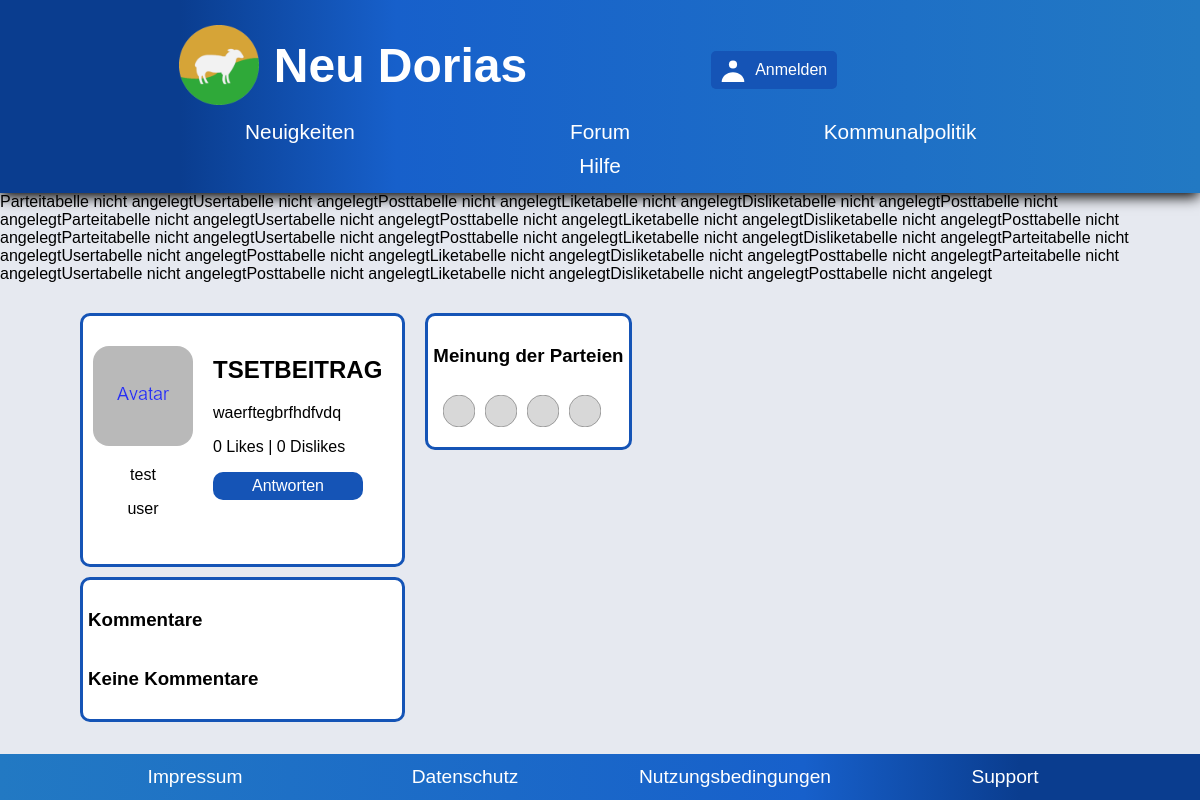
The app's page /sites/forum/postView/postView.php?id=p_647f55e5bfcec6.41445790 with its own data.
### tables this page shows
CREATE TABLE User (
    		uuid VARCHAR(255) PRIMARY KEY,
    		email VARCHAR(255) UNIQUE,
    		password VARCHAR,
    		avatar VARCHAR,
    		firstName VARCHAR(255),
    		lastName VARCHAR(255),
    		party VARCHAR(255),
    		registrationCode VARCHAR(255),
    		FOREIGN KEY (party) REFERENCES Party(name)
		);

CREATE TABLE Post (
    		uuid VARCHAR(255) PRIMARY KEY,
    		title VARCHAR,
    		text VARCHAR,
    		date DATE DEFAULT CURRENT_DATE,
    		author VARCHAR,
    		category VARCHAR,
    		CONSTRAINT FK_User FOREIGN KEY (author) REFERENCES User(uuid)
		);

### sites/user/DBUserDAO.php (called while the page is built, shortened)
<?php
include_once "../../SQLHelper.php";
class DBUserDAO implements UserDAO {
	private $db;
	public function __construct() {
		$user = 'root';
		$pw = null;
		$dsn = 'sqlite:..\..\kompol.db';
		$helper = new SQLHelper();
		$this->db = new PDO($dsn, $user, $pw);
	}
	function loadUserById($uuid)
	{
		try {
			$sql = "SELECT * FROM User WHERE uuid = '" . $uuid . "'";
			$test = $this->db->query($sql);
			$user = $test->fetchAll();
			return array_pop($user);
		} catch (Exception $ex) {
			echo "Fehler :" . $ex->getMessage();
			return null;
		}
	}
}
?>

### sites/forum/DBPostDAO.php (called while the page is built, shortened)
<?php
include_once "../../SQLHelper.php";
class DBPostDAO implements PostDAO {
	private $db;
	public function __construct() {
		$user = 'root';
		$pw = null;
		$dsn = 'sqlite:..\..\kompol.db';
		$helper = new SQLHelper();
		$this->db = new PDO($dsn, $user, $pw);
	}
	function getPost($uuid) {
		try {
			$sql = "SELECT * FROM Post WHERE uuid = '" . $uuid . "'";
			$test = $this->db->query($sql);
			$party = $test->fetchAll();
			return array_pop($party);
		} catch (Exception $ex) {
			echo "Fehler :" . $ex->getMessage();
			return null;
		}
	}
}

### sites/forum/postView/PostViewController.php (called while the page is built, shortened)
<?php
include_once "../DBPostDAO.php";
include_once "../../user/DBUserDAO.php";
$userDAO = new DBUserDAO();
$postDAO = new DBPostDAO();
$post = $postDAO->getPost($_GET["id"]);
$author = $userDAO->loadUserById($post["author"]);
	?>

### sites/forum/postView/postView.php (the view, shortened to what this page needs)
<!DOCTYPE html>
<html lang="de">
<head>
  <link rel="stylesheet" type="text/css" href="../../main.css">
  <link rel="stylesheet" type="text/css" href="postView.css">
</head>
  <body>
    <?php
    include "../../components/header/header.php"
    ?>
    <?php
    include "PostViewController.php"
    ?>
    <main>
      <div>
        <section class="post">
          <div class="userInfo">
            <img
              width="100"
              height="100"
              src="../../user/media/avatarDummy.png"
              alt = "Avatar">
            <p><?php echo isset($author["firstName"]) ? $author["firstName"] : "" ?></p>
            <p><?php echo isset($author["lastName"]) ? $author["lastName"] : "" ?></p>
          </div>
          <div class="postContent">
            <h2><?php echo isset($post["title"]) ? $post["title"] : "Beitragstitel" ?></h2>
            <p><?php echo isset($post["text"]) ? $post["text"] : "Beitrag konnte leider nicht geladen werden." ?></p>
            <p><?php echo isset($post["likes"])? count($post["likes"]) : 0; ?> Likes | <?php echo isset($post["dislikes"])? count($post["dislikes"]) : 0; ?> Dislikes</p>
            <button>Antworten</button>
          </div>
        </section>
        <section class="comments">
          <h3>Kommentare</h3>
          <?php if(isset($commentList) && $commentList !== [] ): ?>
            <?php foreach ($commentList as $comment) echo $comment["uuid"] ?>
            <?php createComment($commentList) ?>
          <?php else: ?>
            <h3>Keine Kommentare</h3>
          <?php endif ?>
        </section>
      </div>
      <section class="partyOpinions">
        <h3>Meinung der Parteien</h3>
        <div class="opinionsContainer">
          <img width="32" height="32" src="partyCircle.svg" alt = "Parteikreis">
          <img width="32" height="32" src="partyCircle.svg" alt = "Parteikreis">
          <img width="32" height="32" src="partyCircle.svg" alt = "Parteikreis">
          <img width="32" height="32" src="partyCircle.svg" alt = "Parteikreis">
        </div>
      </section>
    </main>
    <?php
    include "../../components/footer/footer.php"
    ?>
  </body>
</html>

### sites/main.css (style rules this page uses)
html, body { display: flex; margin: 0; min-height: 100vh; width: 100%; min-width: 350px; font-family: Verdana, sans-serif; }
body { flex-direction: column; display: flex; height: 100%; min-height: 100vh; background-color: #e6e9f0; }
main { flex: auto; padding: 30px; }
main h1, h2, h3, p { color: #000; overflow-wrap: break-word; }
@media screen and (min-width: 650px) { main { padding: 30px 80px 30px 80px; } }

### sites/forum/postView/postView.css (style rules this page uses)
main { display: flex; flex-direction: column; }
main .post, .comments { background-color: #FFFFFF; display: flex; flex-direction: row; border-radius: 10px; border: #1554b6 3px solid; padding: 10px 5px; }
.comments { flex-direction: column; margin-top: 10px; }
main .userInfo { padding: 20px 5px; text-align: center; width: 60px; font-size: 0.8em; }
main .userInfo img { max-width: 100%; height: auto; border-radius: 0.8em; }
main .postContent { padding: 10px 5px; }
main .postContent p { font-size: 0.8em; }
main .postContent h2 { font-size: 1.2em; }
main button { background-color: #1554b6; border-radius: 10px; padding: 5px 10px; border: none; width: 20%; min-width: 150px; color: white; font-size: 1em; }
.partyOpinions { background-color: #FFFFFF; display: flex; flex-direction: column; border-radius: 10px; border: #1554b6 3px solid; padding: 10px 5px; margin-top: 20px; height: fit-content; }
.partyOpinions .opinionsContainer { display: flex; flex-wrap: nowrap; padding: 5px; }
.partyOpinions .opinionsContainer img { margin: 5px; }
@media screen and (min-width: 800px) { main { flex-direction: row; } }
@media screen and (min-width: 800px) { main .userInfo { width: auto; font-size: 1em; } }
@media screen and (min-width: 800px) { main .userInfo img { border-radius: 1em; } }
@media screen and (min-width: 800px) { main .userInfo { padding: 20px 5px; } }
@media screen and (min-width: 800px) { main .postContent { padding: 10px 15px; } }
@media screen and (min-width: 800px) { main .postContent p { font-size: 1em; } }
@media screen and (min-width: 800px) { main .postContent h2 { font-size: 1.5em; } }
@media screen and (min-width: 800px) { .partyOpinions { margin-top: 0px; margin-left: 20px; } }

### records on screen
user: firstName "test", lastName "user"
post: title "TSETBEITRAG", text "waerftegbrfhdfvdq"
